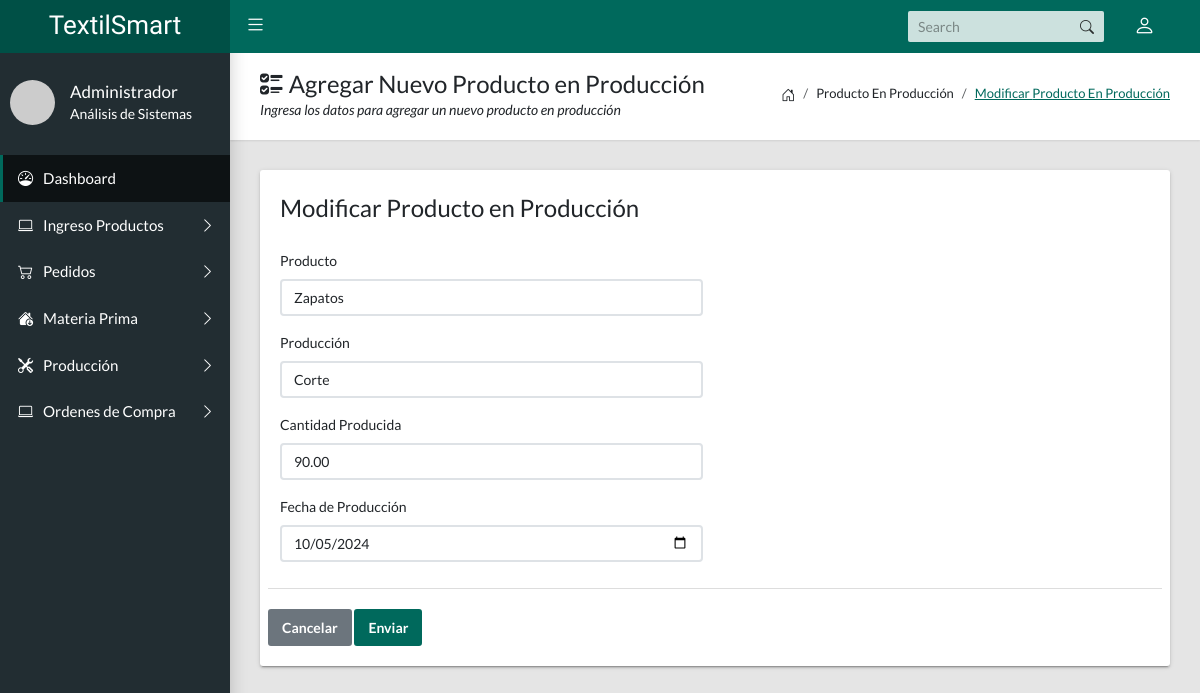
/?c=productoproduccion&a=FormCrearProductoProduccion&id=1, run on the app's committed database.
### tables this page shows
CREATE TABLE `producto_produccion` (
  `id_producto_produccion` int(11) NOT NULL,
  `id_producto` int(11) DEFAULT NULL,
  `id_produccion` int(11) DEFAULT NULL,
  `cantidad_producida` decimal(10,2) DEFAULT NULL,
  `fecha` date DEFAULT NULL
);

CREATE TABLE `producto` (
  `id_producto` int(11) NOT NULL,
  `nombre_producto` varchar(100) DEFAULT NULL,
  `descripcion_producto` text DEFAULT NULL,
  `costo_produccion` decimal(10,2) DEFAULT NULL,
  `cantidad_disponible` decimal(10,2) DEFAULT NULL,
  `fecha_creacion` date DEFAULT NULL
);

CREATE TABLE `produccion` (
  `id_produccion` int(11) NOT NULL,
  `id_proceso` int(11) DEFAULT NULL,
  `id_inventario_mp` int(11) DEFAULT NULL,
  `cantidad_usada` decimal(10,2) DEFAULT NULL,
  `fecha_produccion` date DEFAULT NULL
);

CREATE TABLE `proceso_produccion` (
  `id_proceso` int(11) NOT NULL,
  `nombre_proceso` varchar(100) DEFAULT NULL,
  `descripcion_proceso` text DEFAULT NULL
);

### Controlador/productoproduccion.controlador.php (called while the page is built, shortened)
<?php
require_once "Modelo/productoproduccion.php";
require_once "Modelo/produccion.php";
require_once "Modelo/producto.php";
class ProductoProduccionControlador{
    private $modelo;
    public function __CONSTRUCT(){
        $this->modelo=new ProductoProduccion;
    }
    public function FormCrearProductoProduccion(){
        $modeloProduccion = new Produccion();
        $produccion = $modeloProduccion->ListarProduccion ();
        $modeloProducto = new Producto();
        $producto = $modeloProducto->Listar ();
        if(isset($_GET['id'])){
            $p=$this->modelo->ObtenerProductoProduccion($_GET['id']);
            $titulo = "Modificar";
        }
        require_once "Vista/encabezado.php";
        require_once "Vista/productoproduccion/form.php";
        require_once "Vista/pie.php";
    }
}

### Modelo/basededatos.php (called while the page is built, shortened)
<?php
class BasedeDatos{
    public static function Conectar(){
        try {
            $conexion = new PDO
            ("mysql:host=".self::servidor.";dbname=".self::nombrebd.";chartset=utf8",self::usuariobd,self::clave);
            $conexion -> setAttribute(PDO::ATTR_ERRMODE,PDO::ERRMODE_EXCEPTION);
            return $conexion;
        }catch(PDOException $e){
            return "Fallo ".$e->getMessage();
        }
    }
}

### Modelo/producto.php (called while the page is built, shortened)
<?php
class Producto{
    private $pdo;
    public function __CONSTRUCT(){
        $this->pdo = BasedeDatos::Conectar();
    }
    public function Listar(){
        try{
            $consulta = $this->pdo->prepare("SELECT * FROM producto");
            $consulta->execute();
            return $consulta->fetchAll(PDO::FETCH_OBJ);
        }catch(Exception $e){
            die($e->getMessage());
        }
    }
}

### Modelo/productoproduccion.php (called while the page is built, shortened)
<?php
class ProductoProduccion{
    private $pdo;
    private $id_producto;
    private $id_produccion;
    private $cantidad_producida;
    private $fecha;
    public function __CONSTRUCT(){
        $this->pdo = BasedeDatos::Conectar();
    }
    public function getId_Producto() : ?int{
        return $this->id_producto;
    }
    public function setId_Producto(int $id){
        $this-> id_producto = $id;
    }
    public function getId_Produccion() : ?int{
        return $this->id_produccion;
    }
    public function setId_Produccion(int $id){
        $this-> id_produccion = $id;
    }
    public function getCantidad_Producida() : ?string{
        return $this->cantidad_producida;
    }
    public function setCantidad_Producida(string $cantidad_producida){
        $this-> cantidad_producida = $cantidad_producida;
    }
    public function getFecha() : ?string{
        return $this->fecha;
    }
    public function setFecha(string $fecha){
        $this-> fecha = $fecha;
    }
    public function ObtenerProductoProduccion($id){
        try{
            $consulta = $this->pdo->prepare("SELECT * FROM producto_produccion
            WHERE id_producto_produccion=?;");
            $consulta->execute(array($id));
            $r=$consulta->fetch(PDO::FETCH_OBJ);
            $p=new ProductoProduccion();
            $p->setId_Producto_Produccion($r->id_producto_produccion);
            $p->setId_Producto($r->id_producto);
            $p->setId_Produccion($r->id_produccion);
            $p->setCantidad_Producida($r->cantidad_producida);
            $p->setFecha($r->fecha);
            return $p;
        }catch(Exception $e){
            die($e->getMessage());
        }
    }
}

### Modelo/produccion.php (called while the page is built, shortened)
<?php
class Produccion{
    private $pdo;
    public function __CONSTRUCT(){
        $this->pdo = BasedeDatos::Conectar();
    }
    public function ListarProduccion(){
        try{
            $consulta = $this->pdo->prepare
            ("SELECT p.*,mp.nombre AS nombre_materia_prima,pp.nombre_proceso
            FROM
                produccion p
            INNER JOIN
                inventariomateriaprima imp ON p.id_inventario_mp = imp.id_inventario_mp
            INNER JOIN
                materia_prima mp ON imp.id_materia_prima = mp.id_materia_prima
            INNER JOIN
                proceso_produccion pp ON p.id_proceso = pp.id_proceso;
            ");
            $consulta->execute();
            return $consulta->fetchAll(PDO::FETCH_OBJ);
        }catch(Exception $e){
            die($e->getMessage());
        }
    }
}

### Vista/productoproduccion/form.php (the view, shortened to what this page needs)
<main class="app-content">
      <div class="app-title">
        <div>
          <h1><i class="bi bi-ui-checks"></i> Agregar Nuevo Producto en Producción</h1>
          <p>Ingresa los datos para agregar un nuevo producto en producción</p>
        </div>
        <ul class="app-breadcrumb breadcrumb">
          <li class="breadcrumb-item"><i class="bi bi-house-door fs-6"></i></li>
          <li class="breadcrumb-item">Producto en Producción</li>
          <li class="breadcrumb-item"><a href="#"><?=$titulo?> Producto en Producción</a></li>
        </ul>
      </div>
      <div class="row">
        <div class="col-md-12">
          <div class="tile">
            <div class="row">
              <div class="col-lg-6">
                <form method ="POST" action="?c=productoproduccion&a=GuardarProductoProduccion">
                    <legend><?=$titulo?> Producto en Producción</legend>
                    <div class="mb-3">
                    <label class="form-label" for="id_producto">Producto</label>
                    <select required class="form-control" name="id_producto">
                          <?php foreach($producto as $pdt): ?>
                            <option value="<?=$pdt->id_producto?>" <?=$p->getId_Producto() == $pdt->id_producto ? 'selected' : ''?>>
                                <?=$pdt->nombre_producto?>
                            </option>
                          <?php endforeach; ?>
                    </select>
                    </div>
                    <div class="mb-3">
                    <label class="form-label" for="id_produccion">Producción</label>
                    <select required class="form-control" name="id_produccion">
                          <?php foreach($produccion as $tp): ?>
                            <option value="<?=$tp->id_produccion?>" <?=$p->getId_Produccion() == $tp->id_produccion ? 'selected' : ''?>>
                                <?=$tp->nombre_proceso?>
                            </option>
                          <?php endforeach; ?>
                    </select>
                    </div>
                    <div class="mb-3">
                    <label class="form-label" for="cantidad_producida">Cantidad Producida</label>
                    <input required class="form-control" name="cantidad_producida" type="number" placeholder="Cantidad Producida" value="<?=$p->getCantidad_Producida()?>">
                    </div>
                    <div class="mb-3">
                    <label class="form-label" for="fecha">Fecha de Producción</label>
                    <input required class="form-control" name="fecha" type="date" placeholder="Fecha de Produccioón" value="<?=$p->getFecha()?>">
                    </div>
                 </div>
                  <div class="tile-footer">
                    <button class="btn btn-secondary" type="reset">Cancelar</button>
                    <button class="btn btn-primary" type="submit">Enviar</button>
                  </div>
            </div>
          </div>
        </div>
      </div>
    </main>

### data on the page
producto_produccion: id_producto "Zapatos", id_produccion "Corte", cantidad_producida "90.00", fecha "10/05/2024"

### other printed values
$titulo "Modificar"
